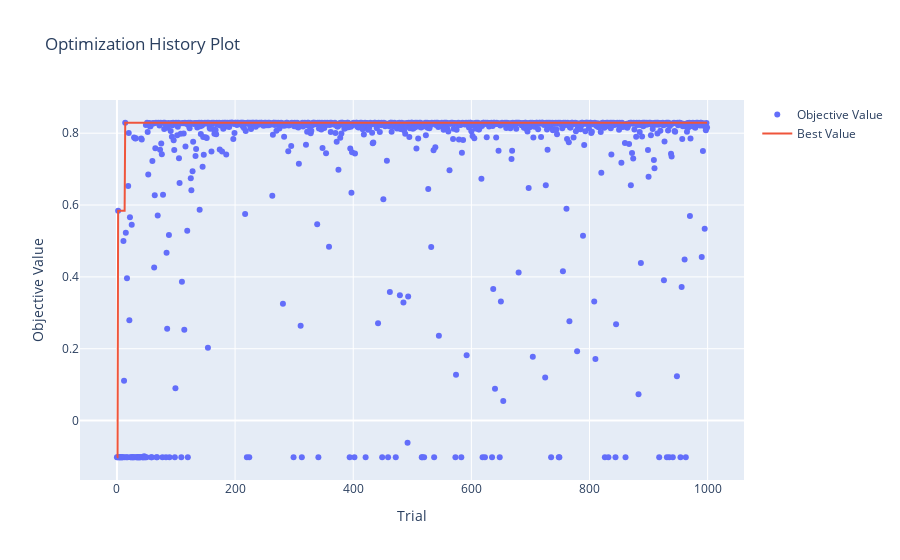

Source (notebook cell):
### Code cell
optuna.visualization.plot_optimization_history(study_en)

### Figure 1 — Plotly figure (JSON) as saved in the notebook; plotly's stock layout.template omitted (floating-point values rounded to 4 significant figures; data arrays with more than 128 entries replaced by an {"elided": "..."} marker saying what was removed)
{"data": [{"mode": "markers", "name": "Objective Value", "type": "scatter", "x": {"elided": "1000 int values"}, "y": {"elided": "1000 float values"}}, {"name": "Best Value", "type": "scatter", "x": {"elided": "1000 int values"}, "y": {"elided": "1000 float values"}}], "layout": {"title": {"text": "Optimization History Plot"}, "xaxis": {"title": {"text": "Trial"}}, "yaxis": {"title": {"text": "Objective Value"}}}}
